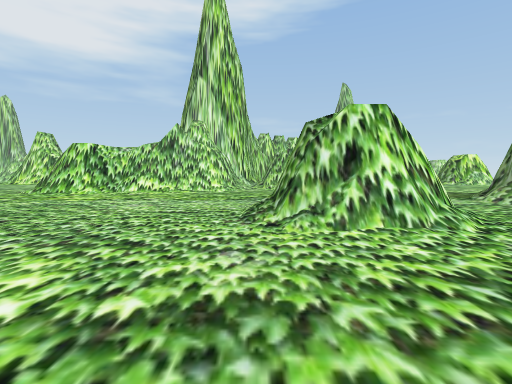
View 1 (above)

24 first-person views from a walk through a Unity game level. The camera is 1.2 m above the floor, tilts 4° down and sees 85° across. The floor is counted in squares, 2 m on a side. Each view is taken from the middle of a square. On the plan, view 1 faces up. The plan holds only what a view shows up to about 9 squares ahead; the rest is blank. The place goes on beyond the plan. The player is left out.

View 2
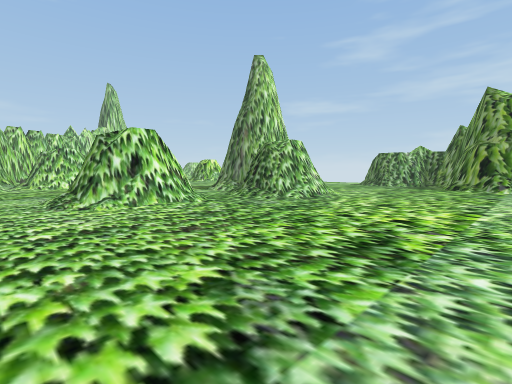

View 3
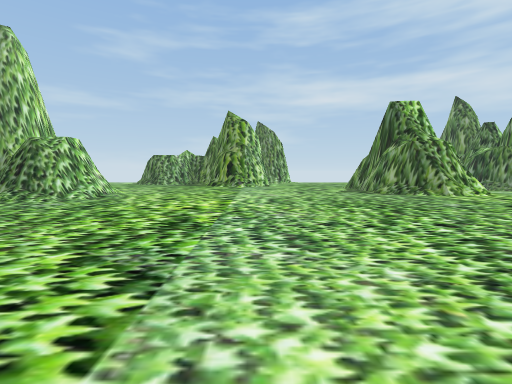

View 4
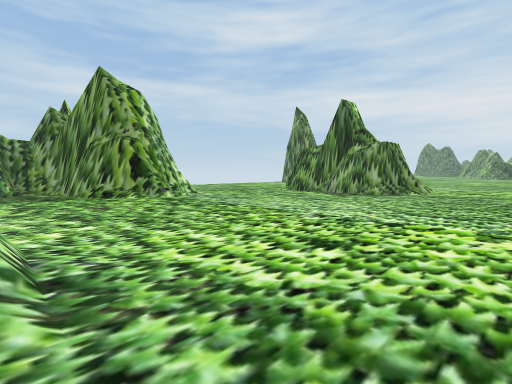

View 5
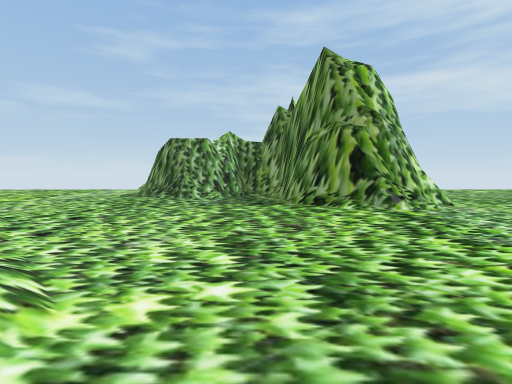

View 6
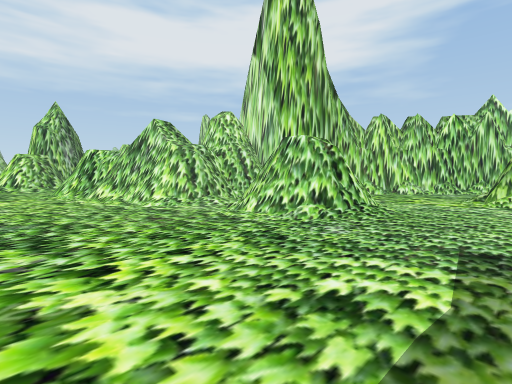

View 7
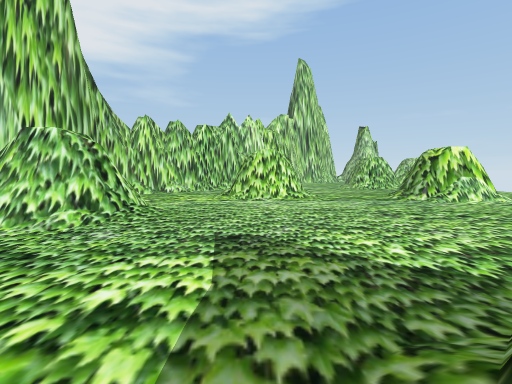

View 8
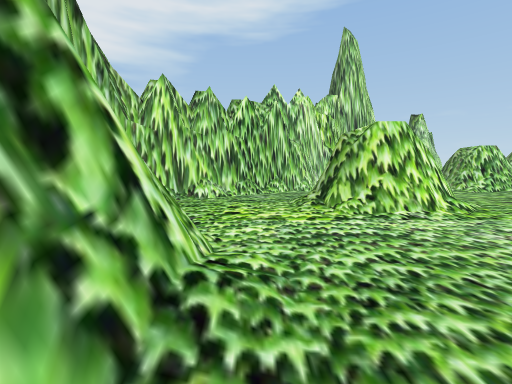

View 9
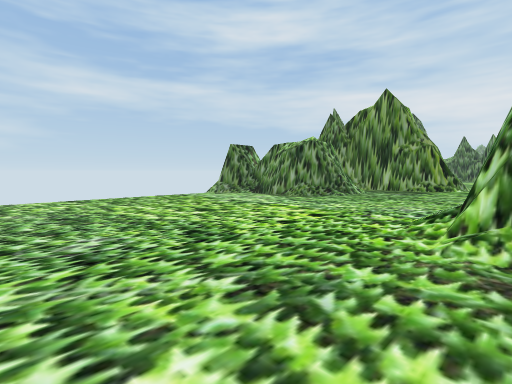

View 10
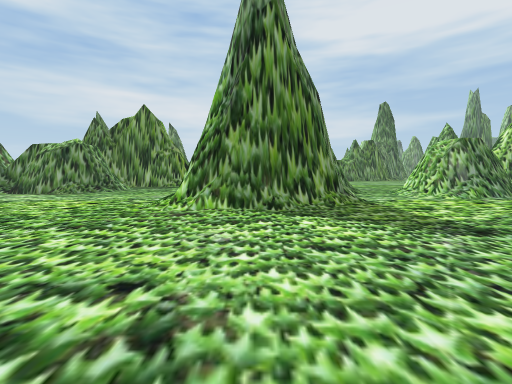

View 11
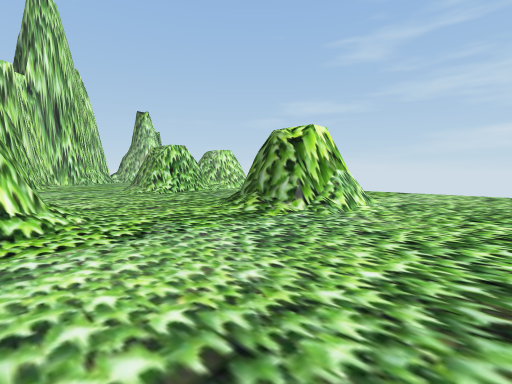

View 12
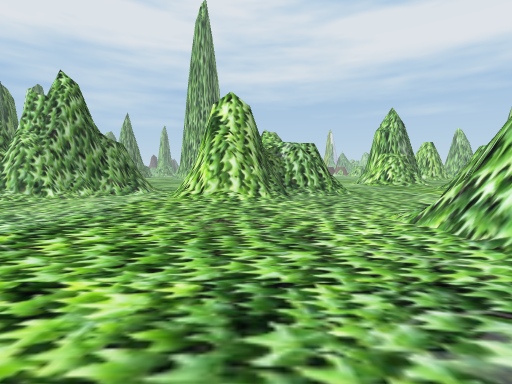

View 13
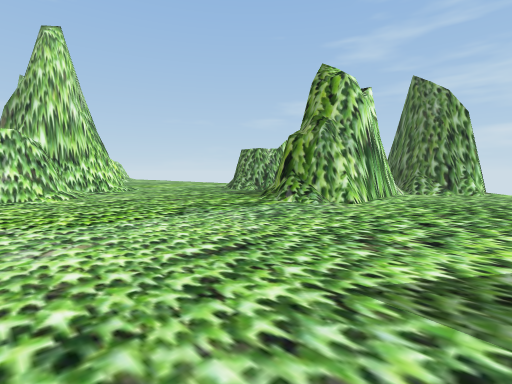

View 14
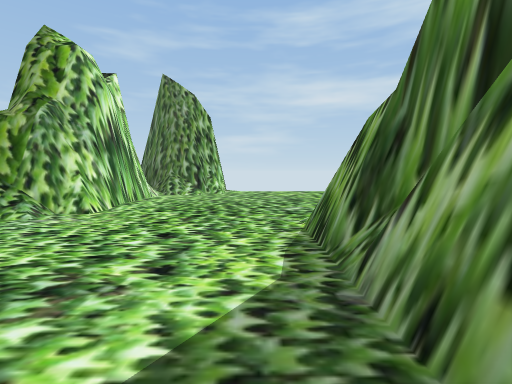

View 15
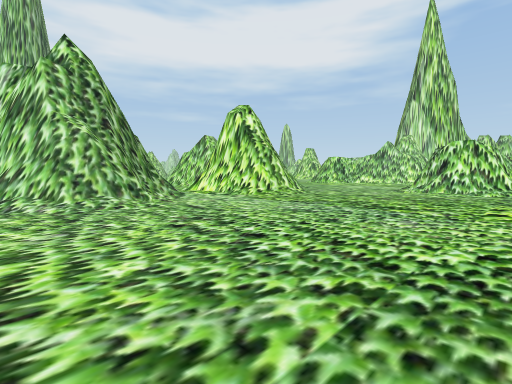

View 16
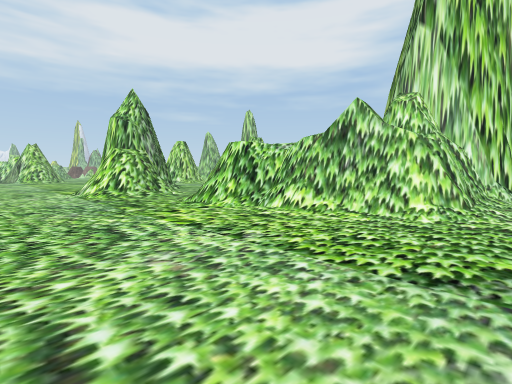

View 17
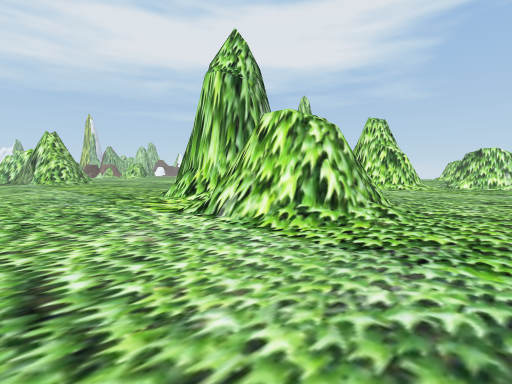

View 18
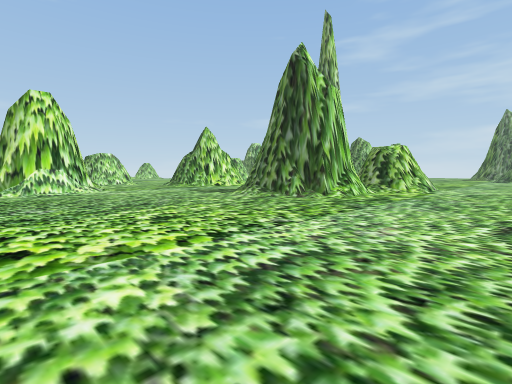

View 19
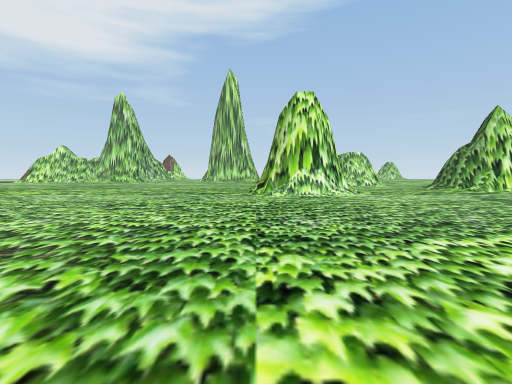

View 20
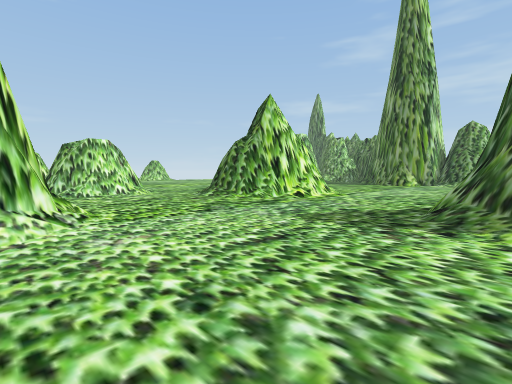

View 21
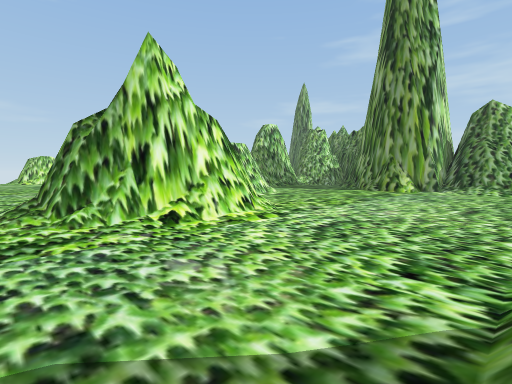

View 22
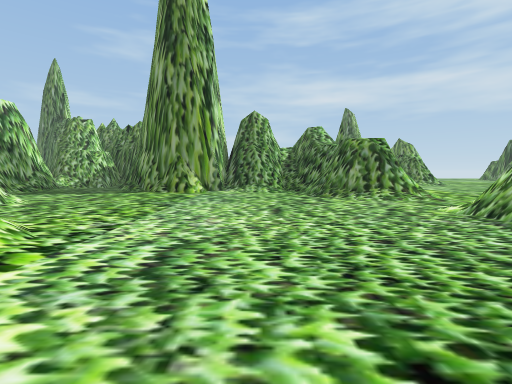

View 23
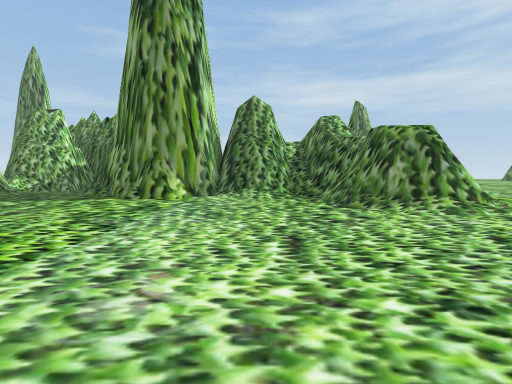

View 24
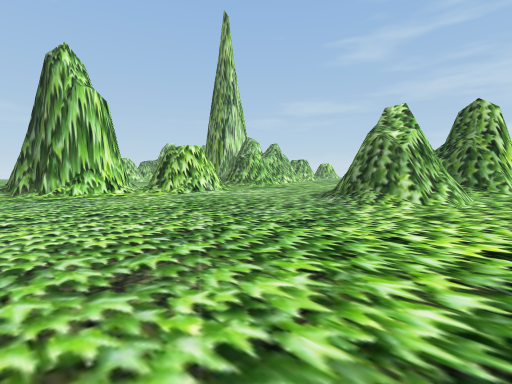

### Floor plan
Key: @ floor where view 1 was taken; # wall or solid block; . floor; / step, stairs or slope; = window, fence, low wall or low ledge.
Columns run from 25 left of view 1 to 15 right of it. Each row starts with its distance up from view 1.
 19         /# /.       ####    ##  ...##
 18         /##..      ....#   ##.  .....
 17         ..../    #/.../   ##..  .....
 16         .../#   ...../#   #../ #/../
 15 ...../ #/...####.....##    ../##/./#
 14 ...../##/....//......#  #  ...//../###..
 13 ......//.............####  ........//...
 12 .....................####/ #/...........
 11 ............=........####/##/...........
 10  ..........## .....######/##............
  9   .........##  //./#####/...............
  8    ........######/./#...................
  7     ..........###..............###/.....
  6      ........................./###/.....
  5      ..................../##/./###/.....
  4      ..................../##//###/....###
  3           ......./  ##....=#./##/....###
  2           ...../#   ##/.......=/.....##
  1           ...../##  ###/..............#
  0           ......////###/.@..........###
 -1           ..........###............###
 -2                     /=.............#####
 -3                     ###................#
 -4                       #/...............##
 -5                      ##/................
 -6                      #/........####.....

Positions as (right, up) in squares from view 1, and headings:
1: (0, 0), facing up
2: (-1, -2), facing up-right
3: (-2, -2), facing right
4: (3, 2), facing down-right
5: (5, 1), facing right
6: (5, 6), facing up-left
7: (5, 6), facing up
8: (3, 10), facing up
9: (8, 10), facing down-right
10: (7, 12), facing down
11: (6, 11), facing up-right
12: (4, 1), facing left
13: (5, -5), facing up-right
14: (6, -5), facing right
15: (3, -6), facing up-left
16: (0, 4), facing up-left
17: (-7, 4), facing up-left
18: (-20, 4), facing up-right
19: (-20, 6), facing up
20: (-18, 10), facing up-right
21: (-14, 11), facing up-right
22: (-13, 12), facing right
23: (-11, 12), facing right
24: (-15, -1), facing up-right
